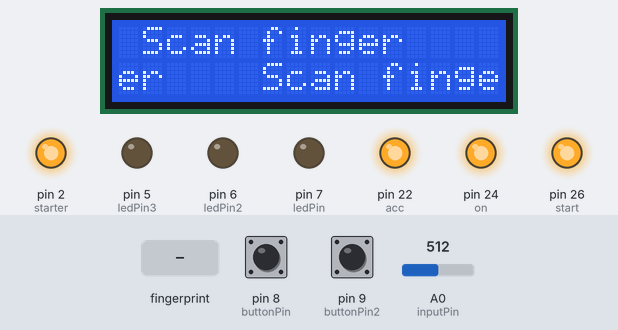
Recording of a sketch running on a simulated Arduino Mega 2560, built with avr-gcc and run on an emulated ATmega2560. Parts: 16×2 character LCD, output pins drawn as LEDs (lit = HIGH). Inputs (shaded band) come from the test bench; at power-on: pin 8 (buttonPin) LOW, pin 9 (buttonPin2) LOW, A0 (inputPin) = 512. What the sketch prints to the serial monitor is not drawn.

Above: at 1.31 s.
2.3 s: finger stored as number 1 placed on the sensor
At 3.1 s:
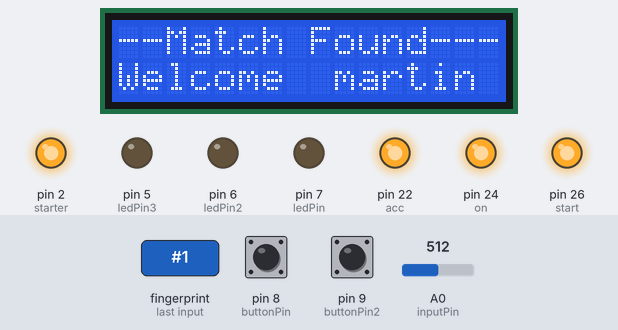
4.1 s: pin 8 (buttonPin) pulled HIGH for 0.15 s
At 4.7 s:
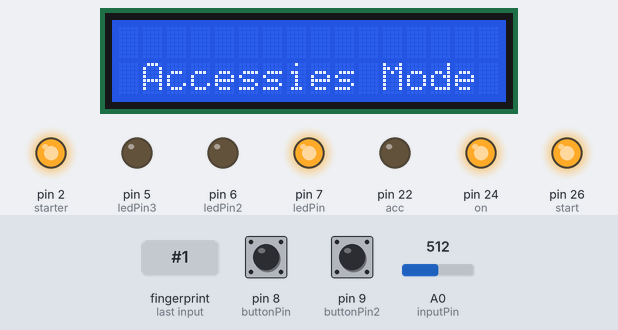
5.7 s: pin 9 (buttonPin2) pulled HIGH for 0.15 s
At 5.89 s:
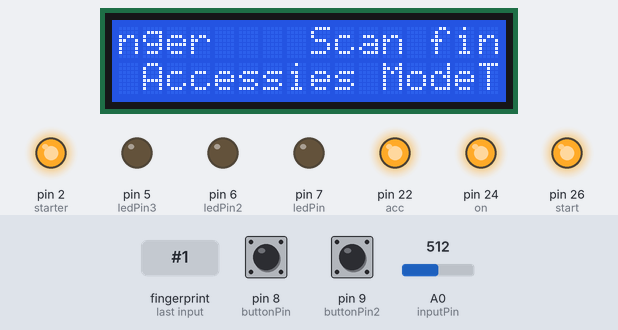
Timing chart, 0 to 8.7 s (numbered marks = the images above; inputs shaded):
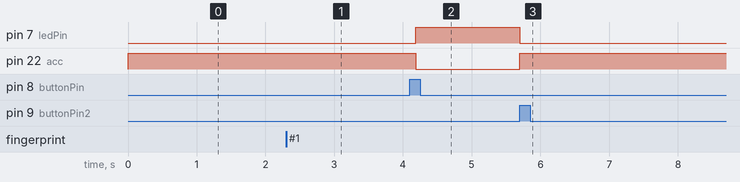

Measured:
- after the input at 2.3 s, the display: changes after 0.31 s (image 1)
- after the input at 4.1 s, pin 7 (ledPin): LOW → HIGH after 0.09 s; pin 22 (acc): HIGH → LOW after 0.09 s; the display: changes after 0.09 s (image 2)
- after the input at 5.7 s, pin 7 (ledPin): HIGH → LOW at once; pin 22 (acc): LOW → HIGH at once; the display: first changes at once (image 3 shows a later state)

The sketch:

carProject.ino
```cpp
#include <Adafruit_Fingerprint.h>
#include <SoftwareSerial.h>
#include <LiquidCrystal.h>


#define RELAY_ON 0
#define RELAY_OFF 1

#define start  26
#define on  24
#define acc  22
#define starter  2

char* myStrings[]={"none","martin", "Grace", "Bernard","This is string 4", "This is string 5","This is string 6"};


int getFingerprintIDez();


const int  buttonPin2 = 9;
const int  buttonPin = 8;

const int ledPin = 7;
const int ledPin2 = 6;
const int ledPin3 = 5;

bool begins = true;
bool found = false;

bool firstClear = true;
bool firstClearacc  =true;
bool firstClearon = true;
bool firstClearst = true;
bool firstStart= true;

const int numReadings = 10;

int who;
int readings[numReadings];      // the readings from the analog input
int readIndex = 0;              // the index of the current reading
int total = 0;                  // the running total
int average = 0;                // the average
int inputPin = A0;
int buttonPushCounter = 0;   // counter for the number of button presses
int buttonState = 0;         // current state of the button
int buttonState2 = 0;         // current state of the button
int lastButtonState = 0;     // previous state of the button
int state =0;

// pin #10 is IN from sensor (GREEN wire)
// pin #11 is OUT from arduino  (WHITE wire)

SoftwareSerial mySerial(10, 11);
LiquidCrystal lcd(28, 30, 36, 38, 40, 42); // Creates an LC object. Parameters: (rs, enable, d4, d5, d6, d7)

Adafruit_Fingerprint finger = Adafruit_Fingerprint(&mySerial);

void setup() {
    pinMode(buttonPin, INPUT);
    pinMode(buttonPin2, INPUT);

    pinMode(ledPin, OUTPUT);
    pinMode(ledPin2, OUTPUT);
    pinMode(ledPin3, OUTPUT);

    pinMode(start, OUTPUT);
    pinMode(on, OUTPUT);
    pinMode(acc, OUTPUT);
    pinMode(starter, OUTPUT);


    digitalWrite(start, RELAY_OFF);
    digitalWrite(on, RELAY_OFF);
    digitalWrite(acc, RELAY_OFF);
    digitalWrite(starter, RELAY_OFF);

    digitalWrite(ledPin, LOW);
    digitalWrite(ledPin2, LOW);
    digitalWrite(ledPin3, LOW);

    lcd.begin(16,2); // Initializes the interface to the LCD screen, and specifies the dimensions (width and height) of the display

    Serial.begin(9600);

//    while (!Serial);  // For Yun/Leo/Micro/Zero/...

    Serial.println("Adafruit finger detect test");

    // set the data rate for the sensor serial port
    finger.begin(57600);

    if (finger.verifyPassword()) {
        Serial.println("Found fingerprint sensor!");
    } else {
        Serial.println("Did not find fingerprint sensor :(");
        while (1);
    }
    Serial.println("Waiting for valid finger...");
      lcd.print(" Scan finger   "); // Prints "Arduino" on the LCD

      for (int thisReading = 0; thisReading < numReadings; thisReading++)
    readings[thisReading] = 0;


}


void loop() {
              getFingerprintIDez();
              lcd.print(" Scan finger   "); // Prints "Arduino" on the LCD

                while(found == true) {
                    buttonState = digitalRead(buttonPin);
                    buttonState2 = digitalRead(buttonPin2);
                    if(buttonState2 == HIGH)
                    {  buttonPushCounter =4; }

                    if (buttonState != lastButtonState) {
                        if (buttonState == HIGH) {
                            buttonPushCounter++;
                            Serial.println("on");
                            Serial.print("number of button pushes:  ");
                            Serial.println(buttonPushCounter);
                            begins = false;
                        } else { Serial.println("off");}
                        delay(50);
                    }
                    lastButtonState = buttonState;
                    state = buttonPushCounter % 4 ;


                switch (state) {
                case 1:
                    Serial.println("acc");
                    accMethod();
                    break;
                case 2:
                    Serial.println(" on");
                    onMethod();
                    break;
                case 3:
                   Serial.println("start");
                   startMethod();
                   break;
                 default:
                  Serial.println("off");
                  offMethod();
            }

                }
}

uint8_t getFingerprintID() {
    uint8_t p = finger.getImage();
    switch (p) {
    case FINGERPRINT_OK:
        Serial.println("Image taken");
        break;
    case FINGERPRINT_NOFINGER:
        Serial.println("No finger detected");
        return p;
    case FINGERPRINT_PACKETRECIEVEERR:
        Serial.println("Communication error");
        return p;
    case FINGERPRINT_IMAGEFAIL:
        Serial.println("Imaging error");
        return p;
    default:
        Serial.println("Unknown error");
        return p;
    }

    // OK success!

    p = finger.image2Tz();
    switch (p) {
    case FINGERPRINT_OK:
        Serial.println("Image converted");
        break;
    case FINGERPRINT_IMAGEMESS:
        Serial.println("Image too messy");
        return p;
    case FINGERPRINT_PACKETRECIEVEERR:
        Serial.println("Communication error");
        return p;
    case FINGERPRINT_FEATUREFAIL:
        Serial.println("Could not find fingerprint features");
        return p;
    case FINGERPRINT_INVALIDIMAGE:
        Serial.println("Could not find fingerprint features");
        return p;
    default:
        Serial.println("Unknown error");
        return p;
    }

    // OK converted!
    p = finger.fingerFastSearch();
    if (p == FINGERPRINT_OK) {
        Serial.println("Found a print match!");
    } else if (p == FINGERPRINT_PACKETRECIEVEERR) {
        Serial.println("Communication error");
        return p;
    } else if (p == FINGERPRINT_NOTFOUND) {
        Serial.println("Did not find a match");
        return p;
    } else {
        Serial.println("Unknown error");
        return p;
    }

    // found a match!
    lcd.print("Found ID #"); lcd.print(finger.fingerID); // Prints "Arduino" on the LCD
    Serial.print("Found ID #"); Serial.print(finger.fingerID);
    Serial.print(" with confidence of "); Serial.println(finger.confidence);
}

// returns -1 if failed, otherwise returns ID #
int getFingerprintIDez() {
    uint8_t p = finger.getImage();
    if (p != FINGERPRINT_OK)  return -1;

    p = finger.image2Tz();
    if (p != FINGERPRINT_OK)  return -1;

    p = finger.fingerFastSearch();
    if (p != FINGERPRINT_OK)  return -1;

    // found a match!
    found = true;
    lcd.print(" Found");
        Serial.print("Found ID #"); Serial.print(finger.fingerID);


    who = finger.fingerID;
    Serial.print("Found ID #"); Serial.print(finger.fingerID);
    Serial.print(" with confidence of "); Serial.println(finger.confidence);

    return finger.fingerID;
}

void startMethod()
{
    digitalWrite(on, RELAY_ON);
    digitalWrite(acc, RELAY_ON);
    digitalWrite(start, RELAY_ON);
    if (firstStart == true)
    {
        digitalWrite(starter, RELAY_ON);
        delay(900);
        digitalWrite(starter, RELAY_OFF);
        firstStart = false;
    }
    digitalWrite(ledPin3, HIGH);
    lcd.setCursor(0, 1);
    lcd.print(" Car is started");
}

void onMethod()
{
    digitalWrite(on, RELAY_ON);
    digitalWrite(acc, RELAY_ON);
    digitalWrite(start, RELAY_ON);
    digitalWrite(starter, RELAY_OFF);

    digitalWrite(ledPin2, HIGH);
    if (firstClearon == true)
    {
        lcd.clear(); // Clears the display
        firstClearon = false;
    }
    lcd.setCursor(0, 1);
    lcd.print(" Car is on"); // Prints "Arduino" on the LCD


    // subtract the last reading:
  total = total - readings[readIndex];
  // read from the sensor:
  readings[readIndex] = analogRead(inputPin);
  // add the reading to the total:
  total = total + readings[readIndex];
  // advance to the next position in the array:
  readIndex = readIndex + 1;

  // if we're at the end of the array...
  if (readIndex >= numReadings)
    // ...wrap around to the beginning:
    readIndex = 0;

  // calculate the average:
  average = total / numReadings;
  // send it to the computer as ASCII digits
  Serial.println(average);
  while (average >= 1000)
  {
        digitalWrite(starter, RELAY_ON);
  total = total - readings[readIndex];
  // read from the sensor:
  readings[readIndex] = analogRead(inputPin);
  // add the reading to the total:
  total = total + readings[readIndex];
  // advance to the next position in the array:
  readIndex = readIndex + 1;

  // if we're at the end of the array...
  if (readIndex >= numReadings)
    // ...wrap around to the beginning:
    readIndex = 0;

  // calculate the average:
  average = total / numReadings;
  // send it to the computer as ASCII digits
  Serial.println(average);
  }
  delay(1);        // delay in between reads for stability
}


void accMethod()
{
    digitalWrite(ledPin, HIGH);
    digitalWrite(acc, RELAY_ON);

    if (firstClearacc == true)
    {
        lcd.clear(); // Clears the display
        firstClearacc = false;
    }
    lcd.setCursor(0, 1);
    lcd.print(" Accessies Mode"); // Prints "Arduino" on the LCD
      delay(1);        // delay in between reads for stability

         // subtract the last reading:
}


void offMethod()
{
    digitalWrite(ledPin, LOW);
    digitalWrite(ledPin2, LOW);
    digitalWrite(ledPin3, LOW);

    digitalWrite(on, RELAY_OFF);
    digitalWrite(start, RELAY_OFF);
    digitalWrite(acc, RELAY_OFF);

     total = total - readings[readIndex];
  // read from the sensor:
  readings[readIndex] = analogRead(inputPin);
  // add the reading to the total:
  total = total + readings[readIndex];
  // advance to the next position in the array:
  readIndex = readIndex + 1;

  // if we're at the end of the array...
  if (readIndex >= numReadings)
    // ...wrap around to the beginning:
    readIndex = 0;

  // calculate the average:
  average = total / numReadings;
  // send it to the computer as ASCII digits
  Serial.println(average);
  while (average >= 1000)
  {
 buttonPushCounter =2;
 // subtract the last reading:
  total = total - readings[readIndex];
  // read from the sensor:
  readings[readIndex] = analogRead(inputPin);
  // add the reading to the total:
  total = total + readings[readIndex];
  // advance to the next position in the array:
  readIndex = readIndex + 1;

  // if we're at the end of the array...
  if (readIndex >= numReadings)
    // ...wrap around to the beginning:
    readIndex = 0;

  // calculate the average:
  average = total / numReadings;
  // send it to the computer as ASCII digits
  Serial.println(average);
  }
    if (begins == true)
    {
        if (firstClear == true)
        {
            lcd.clear(); // Clears the display
            firstClear = false;
        }
        lcd.setCursor(0,0);
        lcd.print("--Match Found---"); // Prints "Arduino" on the LCD
        lcd.setCursor(0,1); // Sets the location at which subsequent text written to the LCD will be displayed
        lcd.print("Welcome  ");
        lcd.print(myStrings[who]);
        lcd.noAutoscroll();
      }
    else{
       lcd.print("Turning car off.."); // Prints "Arduino" on the LCD


        begins = true;
        firstClear = true;
        firstClearacc  =true;
        firstClearon = true;
        firstClearst = true;
        firstStart = true;

        found = false;
    }

}
```
